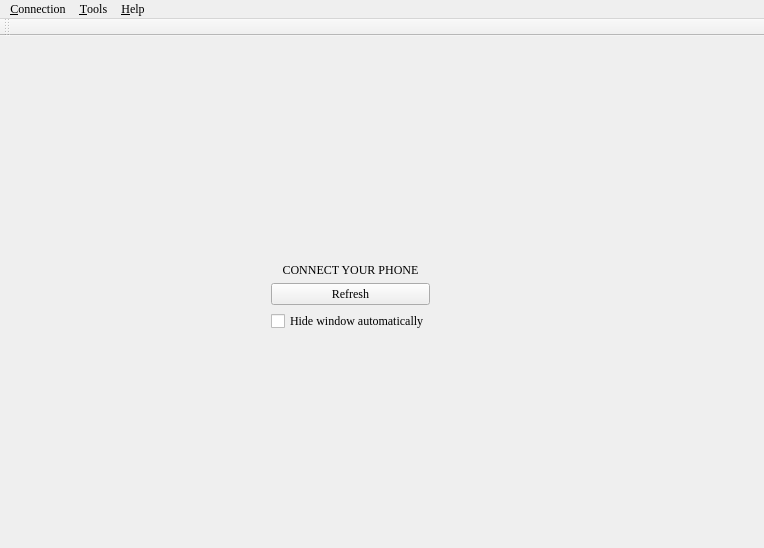
<?xml version="1.0" encoding="UTF-8"?>
<ui version="4.0">
 <class>MainWindow</class>
 <widget class="QMainWindow" name="MainWindow">
  <property name="geometry">
   <rect>
    <x>0</x>
    <y>0</y>
    <width>764</width>
    <height>548</height>
   </rect>
  </property>
  <property name="font">
   <font>
    <family>Times New Roman</family>
   </font>
  </property>
  <property name="cursor">
   <cursorShape>ArrowCursor</cursorShape>
  </property>
  <property name="windowTitle">
   <string extracomment="Main window title">QtADB - Your android manager</string>
  </property>
  <property name="windowOpacity">
   <double>1.000000000000000</double>
  </property>
  <property name="statusTip">
   <string/>
  </property>
  <property name="autoFillBackground">
   <bool>false</bool>
  </property>
  <property name="documentMode">
   <bool>false</bool>
  </property>
  <property name="tabShape">
   <enum>QTabWidget::Rounded</enum>
  </property>
  <property name="dockNestingEnabled">
   <bool>false</bool>
  </property>
  <widget class="QWidget" name="centralWidget">
   <widget class="QWidget" name="layoutWidget">
    <property name="geometry">
     <rect>
      <x>0</x>
      <y>0</y>
      <width>741</width>
      <height>541</height>
     </rect>
    </property>
    <layout class="QGridLayout" name="gridLayout">
     <property name="leftMargin">
      <number>0</number>
     </property>
     <property name="topMargin">
      <number>0</number>
     </property>
     <property name="rightMargin">
      <number>5</number>
     </property>
     <item row="0" column="0">
      <widget class="QStackedWidget" name="stackedWidget">
       <property name="frameShape">
        <enum>QFrame::NoFrame</enum>
       </property>
       <property name="currentIndex">
        <number>0</number>
       </property>
       <widget class="QWidget" name="pageDisconnected">
        <widget class="QWidget" name="layoutWidget1">
         <property name="geometry">
          <rect>
           <x>10</x>
           <y>10</y>
           <width>681</width>
           <height>501</height>
          </rect>
         </property>
         <layout class="QGridLayout" name="layoutDisconnected">
          <property name="horizontalSpacing">
           <number>7</number>
          </property>
          <item row="0" column="1">
           <spacer name="verticalSpacer_6">
            <property name="orientation">
             <enum>Qt::Vertical</enum>
            </property>
            <property name="sizeHint" stdset="0">
             <size>
              <width>20</width>
              <height>40</height>
             </size>
            </property>
           </spacer>
          </item>
          <item row="1" column="1">
           <widget class="QLabel" name="label_3">
            <property name="text">
             <string>CONNECT YOUR PHONE</string>
            </property>
            <property name="alignment">
             <set>Qt::AlignCenter</set>
            </property>
           </widget>
          </item>
          <item row="2" column="1">
           <widget class="QPushButton" name="buttonRefresh">
            <property name="focusPolicy">
             <enum>Qt::ClickFocus</enum>
            </property>
            <property name="text">
             <string extracomment="refresh state when disconnected">Refresh</string>
            </property>
           </widget>
          </item>
          <item row="4" column="1">
           <spacer name="verticalSpacer_5">
            <property name="orientation">
             <enum>Qt::Vertical</enum>
            </property>
            <property name="sizeHint" stdset="0">
             <size>
              <width>20</width>
              <height>40</height>
             </size>
            </property>
           </spacer>
          </item>
          <item row="2" column="2">
           <spacer name="horizontalSpacer_8">
            <property name="orientation">
             <enum>Qt::Horizontal</enum>
            </property>
            <property name="sizeHint" stdset="0">
             <size>
              <width>40</width>
              <height>20</height>
             </size>
            </property>
           </spacer>
          </item>
          <item row="2" column="0">
           <spacer name="horizontalSpacer_7">
            <property name="orientation">
             <enum>Qt::Horizontal</enum>
            </property>
            <property name="sizeHint" stdset="0">
             <size>
              <width>40</width>
              <height>20</height>
             </size>
            </property>
           </spacer>
          </item>
          <item row="3" column="1">
           <widget class="QCheckBox" name="checkboxHideAutomatically">
            <property name="text">
             <string>Hide window automatically</string>
            </property>
           </widget>
          </item>
         </layout>
        </widget>
       </widget>
      </widget>
     </item>
    </layout>
   </widget>
  </widget>
  <widget class="QMenuBar" name="menuBar">
   <property name="enabled">
    <bool>true</bool>
   </property>
   <property name="geometry">
    <rect>
     <x>0</x>
     <y>0</y>
     <width>764</width>
     <height>21</height>
    </rect>
   </property>
   <widget class="QMenu" name="menuTryb">
    <property name="title">
     <string>&amp;Connection</string>
    </property>
    <addaction name="actionUsb"/>
    <addaction name="actionWifi"/>
   </widget>
   <widget class="QMenu" name="menu_Pomoc">
    <property name="title">
     <string>&amp;Help</string>
    </property>
    <addaction name="actionO_programie"/>
    <addaction name="actionCheck_for_updates"/>
    <addaction name="actionEnter_register_key"/>
   </widget>
   <widget class="QMenu" name="menu">
    <property name="title">
     <string>&amp;Tools</string>
    </property>
    <widget class="QMenu" name="menuAdb">
     <property name="title">
      <string>Adb</string>
     </property>
     <addaction name="actionAdbReboot"/>
     <addaction name="actionAdbRebootBootloader"/>
     <addaction name="actionAdbRebootRecovery"/>
     <addaction name="actionAdbPowerOff"/>
    </widget>
    <widget class="QMenu" name="menuFastboot">
     <property name="title">
      <string>Fastboot</string>
     </property>
     <addaction name="actionFastbootReboot"/>
     <addaction name="actionFastbootRebootBootloader"/>
     <addaction name="actionFastbootPowerOff"/>
    </widget>
    <addaction name="menuAdb"/>
    <addaction name="menuFastboot"/>
   </widget>
   <addaction name="menuTryb"/>
   <addaction name="menu"/>
   <addaction name="menu_Pomoc"/>
  </widget>
  <widget class="QToolBar" name="toolBar">
   <property name="sizePolicy">
    <sizepolicy hsizetype="Preferred" vsizetype="Preferred">
     <horstretch>0</horstretch>
     <verstretch>0</verstretch>
    </sizepolicy>
   </property>
   <property name="windowTitle">
    <string notr="true">toolBar</string>
   </property>
   <attribute name="toolBarArea">
    <enum>TopToolBarArea</enum>
   </attribute>
   <attribute name="toolBarBreak">
    <bool>false</bool>
   </attribute>
  </widget>
  <action name="actionUsb">
   <property name="text">
    <string>usb</string>
   </property>
  </action>
  <action name="actionWifi">
   <property name="text">
    <string>wifi</string>
   </property>
  </action>
  <action name="actionO_programie">
   <property name="text">
    <string>about</string>
   </property>
  </action>
  <action name="actionPolski">
   <property name="text">
    <string>polski</string>
   </property>
  </action>
  <action name="actionAdbReboot">
   <property name="text">
    <string>Reboot</string>
   </property>
  </action>
  <action name="actionAdbRebootBootloader">
   <property name="text">
    <string>Reboot bootloader</string>
   </property>
  </action>
  <action name="actionAdbRebootRecovery">
   <property name="text">
    <string>Reboot recovery</string>
   </property>
  </action>
  <action name="actionFastbootReboot">
   <property name="text">
    <string>Reboot</string>
   </property>
  </action>
  <action name="actionFastbootRebootBootloader">
   <property name="text">
    <string>Reboot bootloader</string>
   </property>
  </action>
  <action name="actionFastbootPowerOff">
   <property name="text">
    <string>Power off</string>
   </property>
  </action>
  <action name="actionAdbPowerOff">
   <property name="text">
    <string>Power off</string>
   </property>
  </action>
  <action name="actionCheck_for_updates">
   <property name="text">
    <string>check for updates</string>
   </property>
  </action>
  <action name="actionEnter_register_key">
   <property name="text">
    <string>enter register key</string>
   </property>
  </action>
 </widget>
 <layoutdefault spacing="6" margin="11"/>
 <tabstops>
  <tabstop>buttonRefresh</tabstop>
 </tabstops>
 <resources/>
 <connections/>
</ui>
